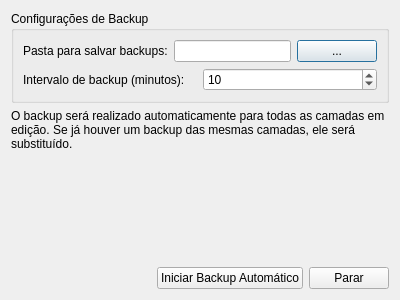
<?xml version="1.0" encoding="UTF-8"?>
<ui version="4.0">
 <class>AutoBackupDialogBase</class>
 <widget class="QDialog" name="AutoBackupDialogBase">
  <property name="geometry">
   <rect>
    <x>0</x>
    <y>0</y>
    <width>400</width>
    <height>300</height>
   </rect>
  </property>
  <property name="windowTitle">
   <string>Auto Backup</string>
  </property>
  <layout class="QVBoxLayout" name="verticalLayout">
   <item>
    <widget class="QGroupBox" name="groupBox">
     <property name="title">
      <string>Configurações de Backup</string>
     </property>
     <layout class="QVBoxLayout" name="verticalLayout_2">
      <item>
       <layout class="QHBoxLayout" name="horizontalLayout">
        <item>
         <widget class="QLabel" name="label">
          <property name="text">
           <string>Pasta para salvar backups:</string>
          </property>
         </widget>
        </item>
        <item>
         <widget class="QLineEdit" name="txtPastaBackup"/>
        </item>
        <item>
         <widget class="QPushButton" name="btnSelecionarPasta">
          <property name="text">
           <string>...</string>
          </property>
         </widget>
        </item>
       </layout>
      </item>
      <item>
       <layout class="QHBoxLayout" name="horizontalLayout_2">
        <item>
         <widget class="QLabel" name="label_2">
          <property name="text">
           <string>Intervalo de backup (minutos):</string>
          </property>
         </widget>
        </item>
        <item>
         <widget class="QSpinBox" name="spinIntervalo">
          <property name="minimum">
           <number>1</number>
          </property>
          <property name="maximum">
           <number>60</number>
          </property>
          <property name="value">
           <number>10</number>
          </property>
         </widget>
        </item>
       </layout>
      </item>
     </layout>
    </widget>
   </item>
   <item>
    <widget class="QLabel" name="label_3">
     <property name="text">
      <string>O backup será realizado automaticamente para todas as camadas em edição. Se já houver um backup das mesmas camadas, ele será substituído.</string>
     </property>
     <property name="wordWrap">
      <bool>true</bool>
     </property>
    </widget>
   </item>
   <item>
    <spacer name="verticalSpacer">
     <property name="orientation">
      <enum>Qt::Vertical</enum>
     </property>
     <property name="sizeHint" stdset="0">
      <size>
       <width>20</width>
       <height>40</height>
      </size>
     </property>
    </spacer>
   </item>
   <item>
    <layout class="QHBoxLayout" name="horizontalLayout_3">
     <item>
      <spacer name="horizontalSpacer">
       <property name="orientation">
        <enum>Qt::Horizontal</enum>
       </property>
       <property name="sizeHint" stdset="0">
        <size>
         <width>40</width>
         <height>20</height>
        </size>
       </property>
      </spacer>
     </item>
     <item>
      <widget class="QPushButton" name="btnIniciar">
       <property name="text">
        <string>Iniciar Backup Automático</string>
       </property>
      </widget>
     </item>
     <item>
      <widget class="QPushButton" name="btnParar">
       <property name="text">
        <string>Parar</string>
       </property>
      </widget>
     </item>
    </layout>
   </item>
  </layout>
 </widget>
 <resources/>
 <connections/>
</ui>
